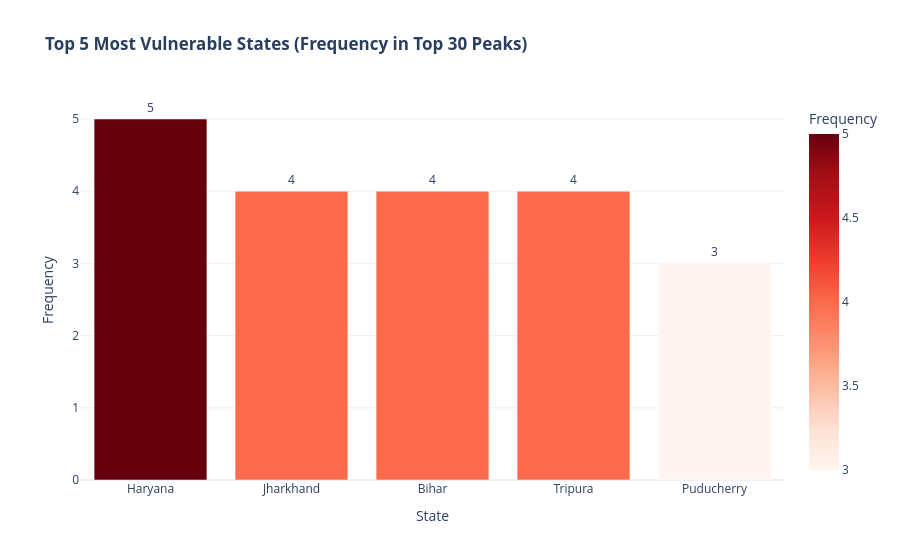

Here is the notebook cell this chart was saved with:
### Code cell
fig2 = px.bar(
    top_5_modal_states_counts,
    x='State',
    y='Frequency',
    title='<b>Top 5 Most Vulnerable States (Frequency in Top 30 Peaks)</b>',
    color='Frequency',
    color_continuous_scale='Reds',
    text='Frequency',
    template='plotly_white',
)
fig2.update_traces(textposition='outside')
fig2.show()

### Figure 1 — Plotly figure (JSON) as saved in the notebook; plotly's stock layout.template omitted (floating-point values rounded to 4 significant figures)
{"data": [{"hovertemplate": "State=%{x}<br>Frequency=%{marker.color}<extra></extra>", "legendgroup": "", "marker": {"color": [5, 4, 4, 4, 3], "coloraxis": "coloraxis", "pattern": {"shape": ""}}, "name": "", "orientation": "v", "showlegend": false, "text": [5.0, 4.0, 4.0, 4.0, 3.0], "textposition": "outside", "type": "bar", "x": ["Haryana", "Jharkhand", "Bihar", "Tripura", "Puducherry"], "xaxis": "x", "y": [5, 4, 4, 4, 3], "yaxis": "y"}], "layout": {"barmode": "relative", "coloraxis": {"autocolorscale": false, "colorbar": {"title": {"text": "Frequency"}}, "colorscale": [[0, "rgb(255,245,240)"], [0.125, "rgb(254,224,210)"], [0.25, "rgb(252,187,161)"], [0.375, "rgb(252,146,114)"], [0.5, "rgb(251,106,74)"], [0.625, "rgb(239,59,44)"], [0.75, "rgb(203,24,29)"], [0.875, "rgb(165,15,21)"], [1, "rgb(103,0,13)"]]}, "legend": {"tracegroupgap": 0}, "title": {"text": "<b>Top 5 Most Vulnerable States (Frequency in Top 30 Peaks)</b>"}, "xaxis": {"anchor": "y", "domain": [0, 1], "title": {"text": "State"}}, "yaxis": {"anchor": "x", "domain": [0, 1], "title": {"text": "Frequency"}}}}
